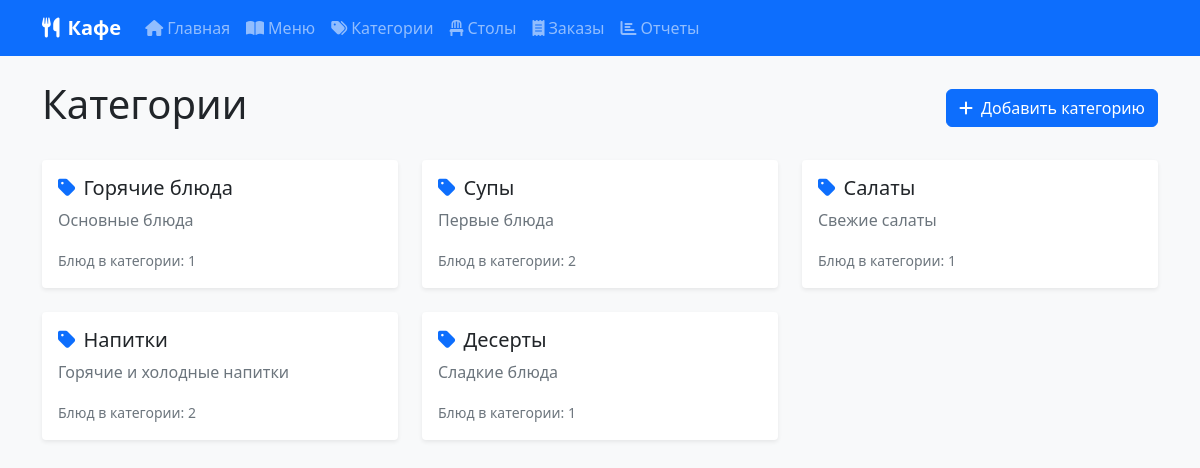
The page /categories on the database its author committed.
### simple_app.py (models this page shows, shortened)
class Category(db.Model):
    __tablename__ = 'categories'
    id = db.Column(db.Integer, primary_key=True)
    name = db.Column(db.String(100), nullable=False)
    description = db.Column(db.Text)
    menu_items = db.relationship('MenuItem', backref='category', lazy=True)

### simple_app.py (the view)
@app.route('/categories')
def categories():
    categories = Category.query.all()
    return render_template('simple/categories.html', categories=categories)

### templates/simple/categories.html (shortened to what this page needs)
{% extends "simple/base.html" %}
{% block content %}
<div class="row">
    <div class="col-12">
        <div class="d-flex justify-content-between align-items-center mb-4">
            <h1>Категории</h1>
            <a href="{{ url_for('add_category') }}" class="btn btn-primary">
                <i class="fas fa-plus me-2"></i>Добавить категорию
            </a>
        </div>
    </div>
</div>
{% if categories %}
<div class="row">
    {% for category in categories %}
    <div class="col-md-6 col-lg-4 mb-4">
        <div class="card h-100">
            <div class="card-body">
                <h5 class="card-title">
                    <i class="fas fa-tag me-2 text-primary"></i>{{ category.name }}
                </h5>
                {% if category.description %}
                    <p class="card-text text-muted">{{ category.description }}</p>
                {% endif %}
                <p class="card-text">
                    <small class="text-muted">
                        Блюд в категории: {{ category.menu_items|length }}
                    </small>
                </p>
            </div>
        </div>
    </div>
    {% endfor %}
</div>
{% endif %}
{% endblock %}

### templates/simple/base.html (style rules this page uses)
body { background-color: #f8f9fa; }
.card { border: none; box-shadow: 0 0.125rem 0.25rem rgba(0, 0, 0, 0.075); }
.btn { border-radius: 0.375rem; }

### rows shown on the page
Category: name "Горячие блюда", description "Основные блюда", menu_items|length "1"
Category: name "Супы", description "Первые блюда", menu_items|length "2"
Category: name "Салаты", description "Свежие салаты", menu_items|length "1"
Category: name "Напитки", description "Горячие и холодные напитки", menu_items|length "2"
Category: name "Десерты", description "Сладкие блюда", menu_items|length "1"
